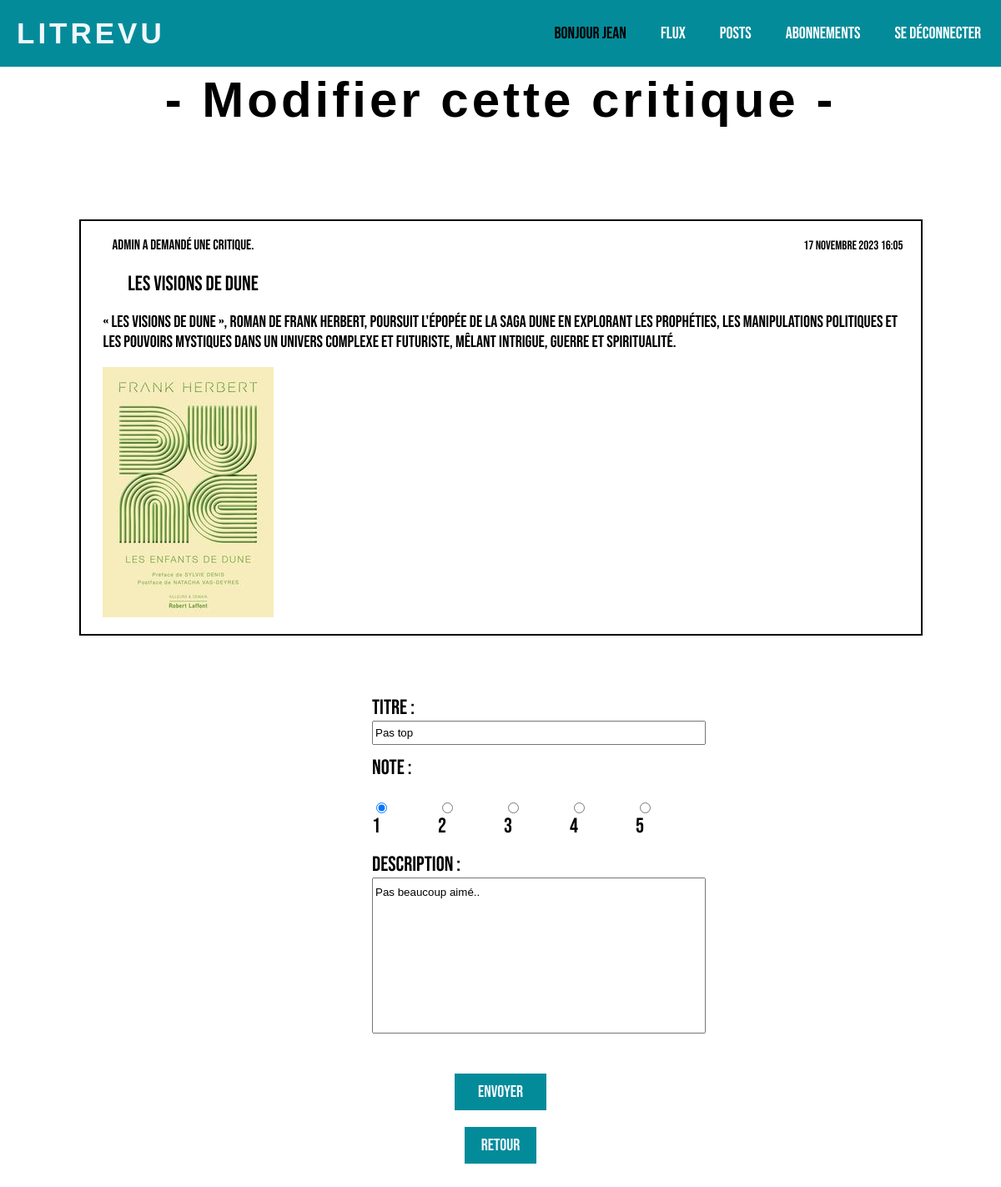
The page /review/20/change/ (signed in) on the database its author committed.
### authentication/models.py (models this page shows)
class User(AbstractBaseUser, PermissionsMixin):
    username = models.fields.CharField(max_length=100, unique=True)
    last_login = models.DateTimeField(blank=True, null=True, verbose_name='last login')
    is_staff = models.BooleanField(default=False)
    is_superuser = models.BooleanField(default=False)
    follows = models.ManyToManyField(
        'self',
        symmetrical=False,
        verbose_name='suit',
        related_name='followers',
    )
    objects = UserManager()
    USERNAME_FIELD = "username"

### tickets/models.py (models this page shows)
class CreateTicket(models.Model):
    book_title = models.fields.CharField(max_length=128, default="")
    book_description = models.fields.CharField(max_length=2048, default="")
    book_image = ResizedImageField(size=[500, 300], upload_to='main', blank=True, null=True)
    date_created = models.DateTimeField(auto_now_add=True)
    user = models.ForeignKey(settings.AUTH_USER_MODEL, on_delete=models.CASCADE, null=True, default="")

### reviews/models.py (models this page shows)
class CreateReviewWithTicket(models.Model):
    ticket = models.ForeignKey(CreateTicket, on_delete=models.CASCADE, related_name='reviews')
    headline = models.CharField(max_length=128)
    rating = models.PositiveSmallIntegerField(
        validators=[MinValueValidator(0), MaxValueValidator(5)])
    body = models.CharField(max_length=8192, blank=True)
    user = models.ForeignKey(
        to = settings.AUTH_USER_MODEL, on_delete=models.CASCADE)
    time_created = models.DateTimeField(auto_now_add=True)

### reviews/views.py (the view)
# urls.py: path('review/<int:id>/change/', reviews_views.edit_review, name='edit_review'),
@login_required
def edit_review(request, id):
    review = CreateReviewWithTicket.objects.get(id=id)
    if request.user == review.user:
        ticket = review.ticket
        if request.method == 'POST':
            form = ReviewForm(request.POST, instance=review)
            if form.is_valid():
                form.save()
                return redirect('my_flux')
        else:
            form = ReviewForm(instance=review)
        return render(request, 'reviews/edit_review.html', {'form': form, 'ticket': ticket})
    else:
        raise PermissionDenied

### reviews/forms.py
class ReviewForm(forms.ModelForm):
    CHOICES = [
        (1, '1'),
        (2, '2'),
        (3, '3'),
        (4, '4'),
        (5, '5'),
    ]
    rating = forms.ChoiceField(
        widget=forms.RadioSelect,
        label="Note",
        choices=CHOICES
    )
    class Meta:
        model = models.CreateReviewWithTicket
        fields = ['headline', 'rating', 'body']
        labels = {
            'headline': 'Titre',
            'body': 'Description',
        }

### reviews/templates/reviews/edit_review.html (shortened to what this page needs)
{% extends 'base_user.html' %}
{% block content %}
    {% load static %}
    <link rel="stylesheet" type="text/css" href="{% static 'reviews/edit_review.css' %}">
    <h2>- Modifier cette critique -</h2>
    <div id="content">
        <div class="ticket">
            <div class="first_line_ticket">
                <div class="left-content">
                    {% if request.user == ticket.user %}
                        <p class="author">Vous avez publié ce ticket.</p>
                    {% else %}
                        <p class="author">{{ ticket.user }} a demandé une critique.</p>
                    {% endif %}
                </div>
                <div class="right-content">
                    <p class="date">{{ ticket.date_created }}</p>
                </div>
            </div>
            <p class="title_ticket">{{ ticket.book_title }}</p>
            <p class="ticket_description">{{ ticket.book_description }}</p>
            {% if ticket.book_image %}
            <img src="{{ ticket.book_image.url }}" alt="ticket_image">
            {% endif %}
        </div>
    </div>
    <form action="" method="post">
        {{ form.as_p }}
        <button type='submit' class="submit">Envoyer</button>
    </form>
    <a href="{% url 'my_flux' %}"><button>Retour</button></a>
{% endblock content %}

### templates/litrevu/base_user.html
{% load static %}
<link rel="stylesheet" type="text/css" href="{% static 'litrevu/base_user.css' %}">
<!DOCTYPE html>
<html>
    <head><title>Litrevu</title><head>
    <body>
        <div class="menu">
            <a href="{% url 'flux' %}" class="title">
                <h1>LITREVU</h1>
            </a>
            {% block navigation %}
                 <ul id="top">
                    <li><a class="bonjour">Bonjour {{ request.user }}</a></li>
                    <li><a class="link" href="{% url 'flux' %}">Flux</a></li>
                    <li><a class="link" href="{% url 'my_flux' %}">Posts</a></li>
                    <li><a class="link" href="{% url 'follow' %}">Abonnements</a></li>
                    {% if user.is_authenticated %}
                        <li><a class="link" href="{% url 'logout' %}">Se déconnecter</a></li>
                    {% endif %}
                 </ul>
             {% endblock %}
        </div>
        {% block content %}{% endblock content %}
    </body>
</html>

### static/litrevu/base_user.css (style rules this page uses)
.menu { font-family: "BebasNeue-Regular", sans-serif; display: flex; justify-content: space-between; align-items: center; background-color: #048b9a; height: 80px; width: 100%; position: fixed; top: 0; left: 0; z-index: 1000; padding: 0 20px; }
h1 { font-family: "Granesta", sans-serif; letter-spacing: 4px; margin: 0; font-size: 35px; text-decoration: none; }
.title { text-decoration: none; color: aliceblue; }
ul { list-style-type: none; display: flex; flex-direction: row; gap: 31px; margin: 0; font-size: 20px; padding-right: 34px; }
li { margin-right: 10px; text-decoration: none; }
a.link { color: white; text-decoration: none; }
p { font-size: 20px; margin-right: -1192px; }
.bonjour { pointer-events: none; cursor: default; color: inherit; text-decoration: none; }

### reviews/static/reviews/edit_review.css (style rules this page uses)
body { display: flex; flex-direction: column; justify-content: center; align-items: center; height: 100vh; font-family: "BebasNeue-Regular", sans-serif; margin-top: 360px; font-size: 25px; gap: 30px; }
#content { text-align: center; }
p { font-size: 20px; color: black; margin: 3px 270px 18px auto; }
h2 { font-family: "Granesta", sans-serif; font-size: 60px; letter-spacing: 4px; }
#id_headline { height: 29px; width: 400px; margin-bottom: -167px; }
#id_body { height: 187px; width: 400px; padding-bottom: 154px; }
button.submit { width: 110px; display: block; margin: 10px auto auto; }
button { background-color: #048b9a; color: aliceblue; border: none; padding: 10px 20px; font-family: "BebasNeue-Regular", sans-serif; font-size: 20px; cursor: pointer; transition: background-color 0.3s ease; margin-bottom: 90px; margin-top: -30px; }
form { display: flex; flex-direction: column; max-width: 308px; padding: 20px; margin: 50px auto auto; gap: 20px; }
.ticket { border: 2px solid black; justify-content: left; align-items: center; padding: 6px 376px 20px 27px; width: 604px; margin: 30px 30px -32px; }
.first_line_ticket { display: flex; justify-content: space-between; margin-right: -258px; margin-top: 10px; gap: 110px; }
.left-content, .right-content { flex-basis: 50%; }
.date { font-size: 15px; color: black; margin-right: -97px; }
.right-content { display: flex; align-items: center; }
.author { font-size: 17px; margin-right: 184px; }
.title_ticket { font-size: 25px; margin-right: 388px; }
img { margin-left: -400px; }
#id_rating { display: flex; flex-direction: row; padding-right: 10px; gap: 58px; margin-bottom: -49px; margin-top: -15px; }
.ticket_description { margin-right: -360px; text-align: left; }
label { padding-top: 10px; font-size: 25px; }

### rows shown on the page
User: user "jean"
CreateTicket: user "admin", date_created "17 novembre 2023 16:05", book_title "Les Visions de Dune", book_description "« Les Visions de Dune », roman de Frank Herbert, poursuit l'épopée de la saga Dune en explorant les prophéties, les manipulations politiques et les pouvoirs mystiques dans un univers complexe et futuriste, mêlant intrigue, guerre et spiritualité.", book_image (picture)
CreateReviewWithTicket: headline "Pas top", rating "☑ 1 ☐ 2 ☐ 3 ☐ 4 ☐ 5", body "Pas beaucoup aimé.."
